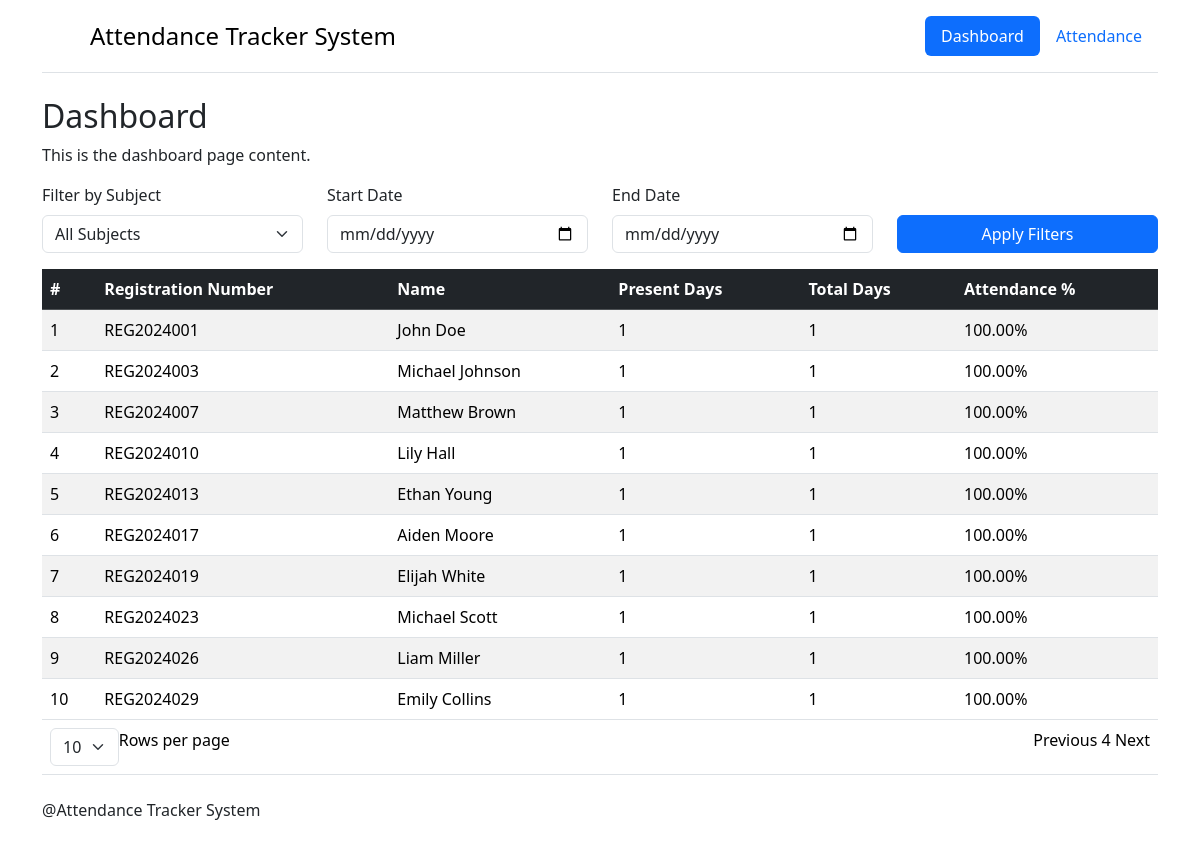
The page / on the database its author committed.
### tables this page shows
CREATE TABLE `students` (
  `student_id` int(11) NOT NULL,
  `registration_number` varchar(50) NOT NULL,
  `name` varchar(100) NOT NULL
);

### app/controllers/DashboardController.php (called while the page is built, shortened)
<?php
class DashboardController {
    public function showDashboard() {
        $pdo = Database::getInstance();
        $startDate = $_GET['start_date'] ?? date('Y-m-d', strtotime('-7 days'));
        $endDate = $_GET['end_date'] ?? date('Y-m-d');
        $limit = isset($_GET['limit']) ? (int) $_GET['limit'] : 10;
        $page = isset($_GET['page']) ? (int) $_GET['page'] : 1;
        $offset = ($page - 1) * $limit;
        $sql = "
            SELECT SQL_CALC_FOUND_ROWS
                s.student_id,
                s.registration_number,
                s.name,
                COUNT(a.status) AS total_days,
                SUM(a.status = 'present') AS present_days,
                (SUM(a.status = 'present') / COUNT(a.status)) * 100 AS percentage
            FROM students s
            JOIN attendance a ON s.student_id = a.student_id
            WHERE a.date BETWEEN :start_date AND :end_date
        ";
        $sql .= " GROUP BY s.student_id LIMIT :offset, :limit";
        $stmt = $pdo->prepare($sql);
        $stmt->bindValue(':start_date', $startDate, PDO::PARAM_STR);
        $stmt->bindValue(':end_date', $endDate, PDO::PARAM_STR);
        $stmt->bindValue(':offset', $offset, PDO::PARAM_INT);
        $stmt->bindValue(':limit', $limit, PDO::PARAM_INT);
        $stmt->execute();
        $students = $stmt->fetchAll(PDO::FETCH_ASSOC);
        $totalRows = $pdo->query("SELECT FOUND_ROWS()")->fetchColumn();
        $totalPages = ceil($totalRows / $limit);
        require_once ROOT_DIR . '/app/views/dashboard.php';
    }
}

### public/index.php (called while the page is built, shortened)
<?php
require_once __DIR__ . '/../core/Router.php';
$path = parse_url($_SERVER['REQUEST_URI'])["path"];
Router::route($path);

### app/views/dashboard.php (the view, shortened to what this page needs)
<div class="container mt-4">
    <h2>Dashboard</h2>
    <p>This is the dashboard page content.</p>
    <div class="row mb-3">
        <div class="col-md-3">
            <label for="subjectFilter" class="form-label">Filter by Subject</label>
            <select id="subjectFilter" class="form-select">
                <option value="" selected>All Subjects</option>
            </select>
        </div>
        <div class="col-md-3">
            <label for="dateFilterStart" class="form-label">Start Date</label>
            <input type="date" id="dateFilterStart" class="form-control">
        </div>
        <div class="col-md-3">
            <label for="dateFilterEnd" class="form-label">End Date</label>
            <input type="date" id="dateFilterEnd" class="form-control">
        </div>
        <div class="col-md-3 d-flex align-items-end">
            <button id="filterBtn" class="btn btn-primary w-100">Apply Filters</button>
        </div>
    </div>
    <table id="attendanceTable" class="table table-striped">
        <thead class="table-dark">
            <tr>
                <th>#</th>
                <th>Registration Number</th>
                <th>Name</th>
                <th>Present Days</th>
                <th>Total Days</th>
                <th>Attendance %</th>
            </tr>
        </thead>
        <tbody>
            <?php if (!empty($students)): ?>
                <?php foreach ($students as $index => $student): ?>
                    <tr>
                        <td><?= $index + 1; ?></td>
                        <td><?= htmlspecialchars($student['registration_number']); ?></td>
                        <td><?= htmlspecialchars($student['name']); ?></td>
                        <td><?= $student['present_days']; ?></td>
                        <td><?= $student['total_days']; ?></td>
                        <td><?= number_format($student['percentage'], 2); ?>%</td>
                    </tr>
                <?php endforeach; ?>
            <?php else: ?>
                <tr>
                    <td colspan="6" class="text-center">No records found</td>
                </tr>
            <?php endif; ?>
        </tbody>
        <tfoot>
            <tr>
                <td colspan="6">
                    <div class="pagination-container d-flex justify-content-between">
                        <div class="d-flex w-25">
                            <select id="limitSelect" oninput="updateLimit(event)" class="form-select w-25" aria-label="Rows Per Page">
                                <option value="10">10</option>
                            </select>
                            <span>Rows per page</span>
                        </div>
                        <div id="paginationControls">
                            <span id="previousPage" class="pagination-btn" onclick="changePage('previous')">Previous</span>
                            <span id="pageNumbers"><?= $totalPages ?></span>
                            <span id="nextPage" class="pagination-btn" onclick="changePage('next')">Next</span>
                        </div>
                    </div>
                </td>
            </tr>
        </tfoot>
    </table>
</div>
<?php
$content = ob_get_clean();
include(ROOT_DIR . '/app/views/layouts/main.php');
?>

### core/Router.php (shortened to what this page needs)
<?php
class Router {
    public static function route($path) {
        switch($path) {
            case '/':
                require_once ROOT_DIR . '/app/controllers/DashboardController.php';
                $controller = new DashboardController();
                $controller->showDashboard();
                break;
        }
    }
}

### app/views/layouts/main.php (shortened to what this page needs)
<!DOCTYPE html>
<html lang="en">
<head>
    <link rel="stylesheet" href="assets/css/index.css">
    <link href="https://cdn.jsdelivr.net/npm/bootstrap@5.3.3/dist/css/bootstrap.min.css" rel="stylesheet">
</head>
<body>
    <div class="container">
        <header class="d-flex flex-wrap justify-content-center py-3 mb-4 border-bottom">
        <a href="/" class="d-flex align-items-center mb-3 mb-md-0 me-md-auto link-body-emphasis text-decoration-none">
            <svg class="bi me-2" width="40" height="32"><use xlink:href="#bootstrap"></use></svg>
            <span class="fs-4">Attendance Tracker System</span>
        </a>
        <ul class="nav nav-pills">
            <li class="nav-item"><a id="" href="/" class="nav-link active" aria-current="page">Dashboard</a></li>
            <li class="nav-item"><a id="attendance" href="/attendance" class="nav-link">Attendance</a></li>
        </ul>
        </header>
    </div>
    <main>
    <?php
        if (isset($content)) {
            echo $content;
        } else {
            echo "<p>Welcome to the main content area.</p>";
        }
    ?>
    </main>
    <footer>
        <div class="container">
            <h6>@Attendance Tracker System</h6>
        </div>
    </footer>
</body>
</html>

### public/assets/css/index.css (style rules this page uses)
:root { --footer-height: 40px; }
html { font-family: 'Roboto', 'Segoe UI', sans-serif; }
main { padding-bottom: 10px; margin-bottom: var(--footer-height); }
footer { position: fixed; bottom: 0; width: 100vw; height: var(--footer-height); background-color: white; }

### rows shown on the page
students: registration_number "REG2024001", name "John Doe", present_days "1", total_days "1", percentage "100.00"
students: registration_number "REG2024003", name "Michael Johnson", present_days "1", total_days "1", percentage "100.00"
students: registration_number "REG2024007", name "Matthew Brown", present_days "1", total_days "1", percentage "100.00"
students: registration_number "REG2024010", name "Lily Hall", present_days "1", total_days "1", percentage "100.00"
students: registration_number "REG2024013", name "Ethan Young", present_days "1", total_days "1", percentage "100.00"
students: registration_number "REG2024017", name "Aiden Moore", present_days "1", total_days "1", percentage "100.00"
students: registration_number "REG2024019", name "Elijah White", present_days "1", total_days "1", percentage "100.00"
students: registration_number "REG2024023", name "Michael Scott", present_days "1", total_days "1", percentage "100.00"
students: registration_number "REG2024026", name "Liam Miller", present_days "1", total_days "1", percentage "100.00"
students: registration_number "REG2024029", name "Emily Collins", present_days "1", total_days "1", percentage "100.00"

### other values the page prints
$totalPages "4"
